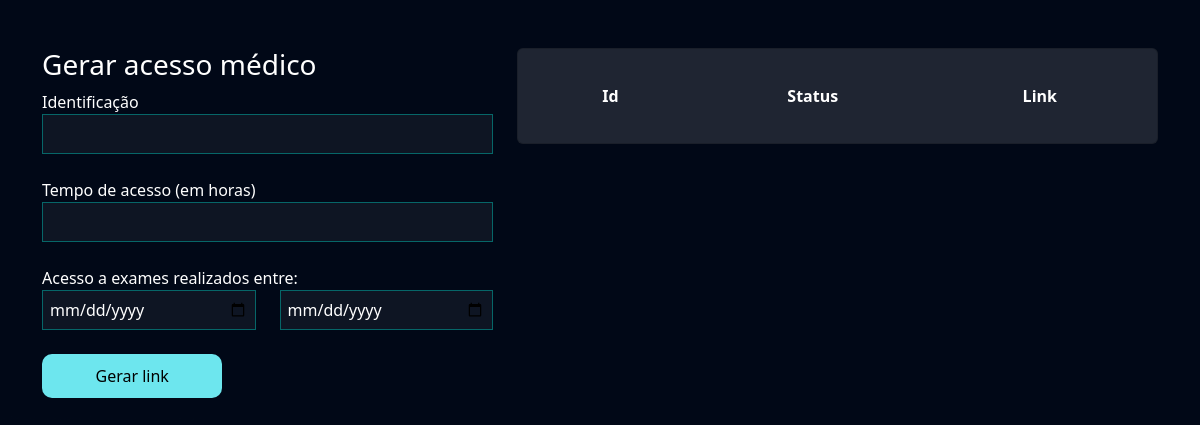
Page /exames/gerar_acesso_medico/ (signed in) on the earlier database version.
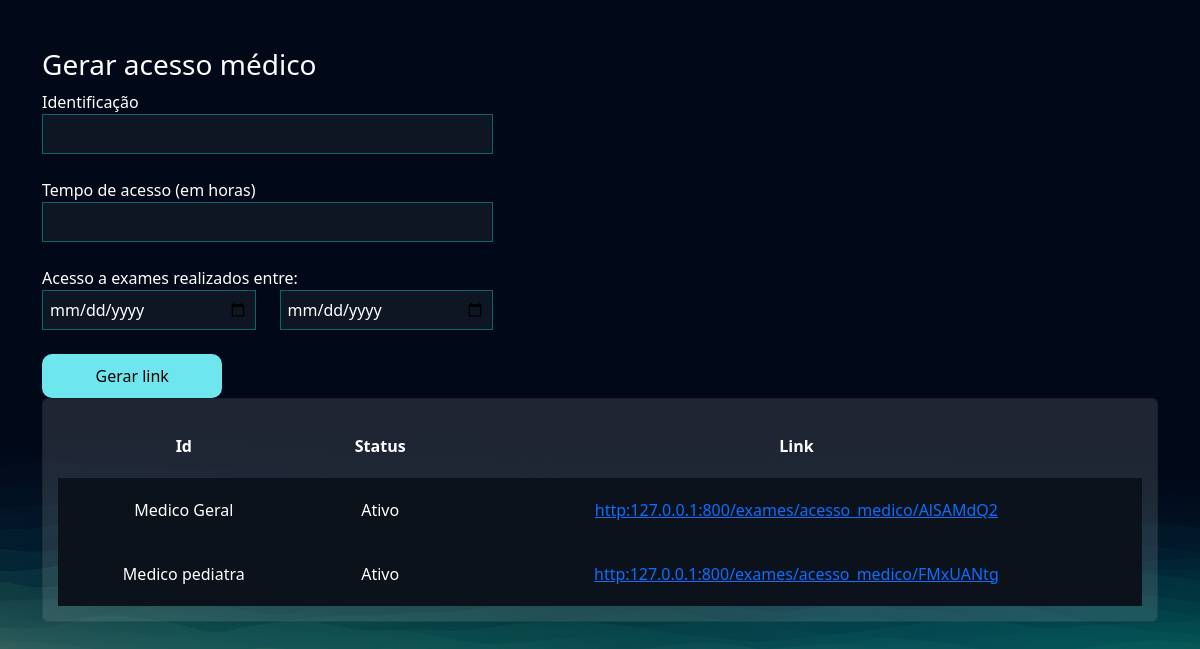
Same page on the later database version.
### exames/models.py (models this page shows, shortened)
class AcessoMedico(models.Model):
    usuario = models.ForeignKey(User, on_delete=models.DO_NOTHING)
    identificacao = models.CharField(max_length=50)
    tempo_de_acesso = models.IntegerField() # Em horas
    criado_em = models.DateTimeField()
    data_exames_iniciais = models.DateField()
    data_exames_finais = models.DateField()
    token = models.CharField(max_length=20, null = True, blank = True)
    @property
    def status(self):
        return 'Expirado' if timezone.now() > (self.criado_em + timedelta(hours=self.tempo_de_acesso)) else 'Ativo'
    @property
    def url(self):
        return f"http:127.0.0.1:800/exames/acesso_medico/{self.token}"

### exames/views.py (the view, shortened to what this page needs)
# urls.py: path('gerar_acesso_medico/', views.gerar_acesso_medico, name="gerar_acesso_medico"),
@login_required
def gerar_acesso_medico(request):
    if request.method == "GET":
        acessos_medicos = AcessoMedico.objects.filter(usuario=request.user)
        return render(request, 'gerar_acesso_medico.html', {'acessos_medicos': acessos_medicos})

### exames/templates/gerar_acesso_medico.html (shortened to what this page needs)
{% extends "bases/base.html" %}
{% load static %}
{% block 'head' %}
    <link href="{% static 'exames/css/css.css' %}" rel="stylesheet">
    <link href="{% static 'exames/css/gerenciar_pedidos.css' %}" rel="stylesheet">
{% endblock 'head' %}
{% block 'conteudo' %}
    <br>
    <br>
    <div class="container">
        <div class="row">
            <div class="col-md-5">
                <h3>Gerar acesso médico</h3>
                <form action="{% url "gerar_acesso_medico" %}" method="POST">{% csrf_token %}
                    <label for="">Identificação</label>
                    <br>
                    <input style="width: 100%" type="text" name="identificacao" id="" class="input-default">
                    <br>
                    <br>
                    <label for="">Tempo de acesso (em horas)</label>
                    <br>
                    <input style="width: 100%" type="number" name="tempo_de_acesso" id="" class="input-default">
                    <br>
                    <br>
                    <div class="row">
                        <label for="">Acesso a exames realizados entre:</label>
                        <div class="col-md">
                            <input style="width: 100%" type="date" name="data_exame_inicial" id="" class="input-default">
                        </div>
                        <div class="col-md">
                            <input style="width: 100%" type="date" name="data_exame_final" id="" class="input-default">
                            <br>
                            <br>
                        </div>
                    </div>
                    <input style="width: 40%" type="submit" class="btn-default" value="Gerar link">
                </form>
            </div>
            <div class="col-md">
                <div class="card">
                    <table style="text-align: center">
                        <tr>
                          <th>Id</th>
                          <th>Status</th>
                          <th>Link</th>
                        </tr>
                        {% for acesso in acessos_medicos %}
                            <tr class="linha-tabela">
                                <td>{{acesso.identificacao}}</td>
                                <td>{{acesso.status}}</td>
                                <td><a href="{{acesso.url}}">{{acesso.url}}</a></td>
                            </tr>
                        {% endfor %}
                    </table>
                </div>
            </div>
        </div>
    </div>
{% endblock 'conteudo' %}

Differences in the rows shown:
added AcessoMedico: identificacao "Medico Geral", status "Ativo", url "http:127.0.0.1:800/exames/acesso_medico/AlSAMdQ2"
added AcessoMedico: identificacao "Medico pediatra", status "Ativo", url "http:127.0.0.1:800/exames/acesso_medico/FMxUANtg"
